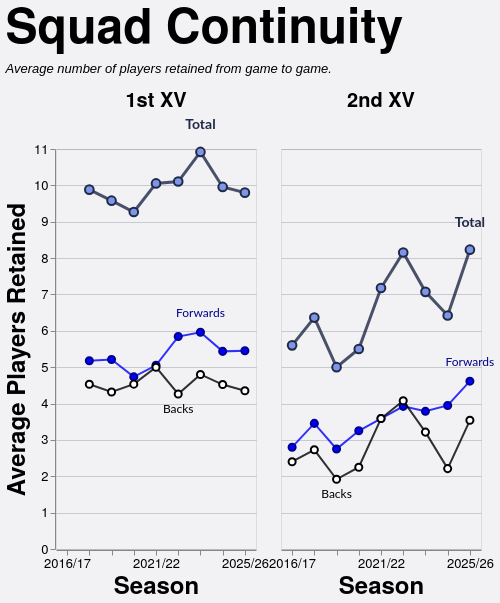

Vega-Lite specification stored for this chart:
### Vega-Lite specification from a JSON file in a GitHub repository (floating-point values rounded to 4 significant figures)
{"config": {"axis": {"labelFont": "PT Sans Narrow, Helvetica Neue, Helvetica, Arial, sans-serif", "titleFont": "PT Sans Narrow, Helvetica Neue, Helvetica, Arial, sans-serif", "labelFontSize": 13, "titleFontSize": 24, "gridColor": "#202947", "gridOpacity": 0.2, "zindex": 1}, "text": {"font": "Lato, sans-serif"}, "bar": {"cornerRadiusEnd": 5}, "header": {"labelFont": "PT Sans Narrow, Helvetica Neue, Helvetica, Arial, sans-serif", "titleFont": "PT Sans Narrow, Helvetica Neue, Helvetica, Arial, sans-serif", "labelFontSize": 24, "titleFontSize": 28, "labelFontWeight": "bold", "orient": "left"}, "legend": {"labelFont": "PT Sans Narrow, Helvetica Neue, Helvetica, Arial, sans-serif", "titleFont": "PT Sans Narrow, Helvetica Neue, Helvetica, Arial, sans-serif", "labelFontSize": 14, "titleFontSize": 16, "titlePadding": 5, "fillColor": "white", "strokeColor": "black", "padding": 10, "titleFontWeight": "lighter", "titleFontStyle": "italic", "titleColor": "gray", "offset": 10}, "title": {"font": "PT Sans Narrow, Helvetica Neue, Helvetica, Arial, sans-serif", "fontSize": 48, "fontWeight": "bold", "anchor": "start", "align": "center", "titlePadding": 20, "subtitlePadding": 10, "subtitleFontSize": 13, "subtitleColor": "", "subtitleFontStyle": "italic", "offset": 15, "color": "black"}, "axisX": {"labelAngle": 0}, "facet": {"title": null, "header": null, "align": {"row": "each", "column": "each"}}, "resolve": {"scale": {"y": "independent", "facet": "independent"}}, "background": "#f2f1f4", "scale": {"offsetBandPaddingOuter": 0.2, "offsetBandPaddingInner": 0.1}}, "data": {"name": "data-b8cb5149147e8accc6ebbcebad6ac0fa"}, "facet": {"column": {"field": "squad", "header": {"labelExpr": "datum.value + ' XV'", "labelFontSize": 20, "labelPadding": 6}, "sort": ["1st", "2nd"], "title": null, "type": "nominal"}}, "spec": {"layer": [{"mark": {"type": "line", "color": "#202946", "opacity": 0.8, "point": {"filled": true, "color": "#7d96e8", "stroke": "#202946", "size": 75, "strokeWidth": 2}, "strokeWidth": 3}, "encoding": {"detail": [{"field": "unit", "type": "nominal"}], "tooltip": [{"field": "season", "title": "Season", "type": "ordinal"}, {"field": "squad", "title": "Squad", "type": "nominal"}, {"field": "unit", "title": "Unit", "type": "nominal"}, {"field": "retained", "format": ".1f", "title": "Avg Retained", "type": "quantitative"}], "x": {"axis": {"labelAngle": 0, "labelOverlap": "parity"}, "field": "season", "sort": "ascending", "title": "Season", "type": "ordinal"}, "y": {"axis": {"tickMinStep": 1}, "field": "retained", "scale": {"zero": true}, "title": "Average Players Retained", "type": "quantitative"}}, "transform": [{"filter": "(datum.unit === 'Total')"}]}, {"mark": {"type": "line", "color": "blue", "opacity": 0.8, "point": {"filled": true, "color": "blue", "stroke": "darkblue", "size": 50, "strokeWidth": 2}, "strokeWidth": 2}, "encoding": {"detail": [{"field": "unit", "type": "nominal"}], "tooltip": [{"field": "season", "title": "Season", "type": "ordinal"}, {"field": "squad", "title": "Squad", "type": "nominal"}, {"field": "unit", "title": "Unit", "type": "nominal"}, {"field": "retained", "format": ".1f", "title": "Avg Retained", "type": "quantitative"}], "x": {"axis": {"labelAngle": 0, "labelOverlap": "parity"}, "field": "season", "sort": "ascending", "title": "Season", "type": "ordinal"}, "y": {"axis": {"tickMinStep": 1}, "field": "retained", "scale": {"zero": true}, "title": "Average Players Retained", "type": "quantitative"}}, "transform": [{"filter": "(datum.unit === 'Forwards')"}]}, {"mark": {"type": "line", "color": "black", "opacity": 0.8, "point": {"filled": true, "color": "white", "stroke": "black", "size": 50, "strokeWidth": 2}, "strokeWidth": 2}, "encoding": {"detail": [{"field": "unit", "type": "nominal"}], "tooltip": [{"field": "season", "title": "Season", "type": "ordinal"}, {"field": "squad", "title": "Squad", "type": "nominal"}, {"field": "unit", "title": "Unit", "type": "nominal"}, {"field": "retained", "format": ".1f", "title": "Avg Retained", "type": "quantitative"}], "x": {"axis": {"labelAngle": 0, "labelOverlap": "parity"}, "field": "season", "sort": "ascending", "title": "Season", "type": "ordinal"}, "y": {"axis": {"tickMinStep": 1}, "field": "retained", "scale": {"zero": true}, "title": "Average Players Retained", "type": "quantitative"}}, "transform": [{"filter": "(datum.unit === 'Backs')"}]}, {"mark": {"type": "text", "align": "center", "baseline": "bottom", "color": "#202946", "dx": 0, "dy": -20, "fontSize": 14, "fontWeight": "bold"}, "encoding": {"detail": [{"field": "unit", "type": "nominal"}], "text": {"value": "Total"}, "tooltip": [{"field": "season", "title": "Season", "type": "ordinal"}, {"field": "squad", "title": "Squad", "type": "nominal"}, {"field": "unit", "title": "Unit", "type": "nominal"}, {"field": "retained", "format": ".1f", "title": "Avg Retained", "type": "quantitative"}], "x": {"field": "season", "type": "ordinal"}, "y": {"field": "retained", "type": "quantitative"}}, "transform": [{"filter": "(datum.unit === 'Total')"}, {"calculate": "toNumber(split(datum.season, '/')[0])", "as": "season_order"}, {"joinaggregate": [{"op": "max", "field": "retained", "as": "max_value"}, {"op": "min", "field": "retained", "as": "min_value"}], "groupby": ["squad"]}, {"filter": "datum.retained > 0"}, {"filter": "datum.retained == datum.max_value"}, {"window": [{"op": "row_number", "field": "", "as": "rank"}], "groupby": ["squad"], "sort": [{"field": "season_order", "order": "descending"}]}, {"filter": "datum.rank == 1"}]}, {"mark": {"type": "text", "align": "center", "baseline": "bottom", "color": "darkblue", "dx": 0, "dy": -12, "fontSize": 12, "fontWeight": "normal"}, "encoding": {"detail": [{"field": "unit", "type": "nominal"}], "text": {"value": "Forwards"}, "tooltip": [{"field": "season", "title": "Season", "type": "ordinal"}, {"field": "squad", "title": "Squad", "type": "nominal"}, {"field": "unit", "title": "Unit", "type": "nominal"}, {"field": "retained", "format": ".1f", "title": "Avg Retained", "type": "quantitative"}], "x": {"field": "season", "type": "ordinal"}, "y": {"field": "retained", "type": "quantitative"}}, "transform": [{"filter": "(datum.unit === 'Forwards')"}, {"calculate": "toNumber(split(datum.season, '/')[0])", "as": "season_order"}, {"joinaggregate": [{"op": "max", "field": "retained", "as": "max_value"}, {"op": "min", "field": "retained", "as": "min_value"}], "groupby": ["squad"]}, {"filter": "datum.retained > 0"}, {"filter": "datum.retained == datum.max_value"}, {"window": [{"op": "row_number", "field": "", "as": "rank"}], "groupby": ["squad"], "sort": [{"field": "season_order", "order": "descending"}]}, {"filter": "datum.rank == 1"}]}, {"mark": {"type": "text", "align": "center", "baseline": "top", "color": "black", "dx": 0, "dy": 10, "fontSize": 12, "fontWeight": "normal"}, "encoding": {"detail": [{"field": "unit", "type": "nominal"}], "text": {"value": "Backs"}, "tooltip": [{"field": "season", "title": "Season", "type": "ordinal"}, {"field": "squad", "title": "Squad", "type": "nominal"}, {"field": "unit", "title": "Unit", "type": "nominal"}, {"field": "retained", "format": ".1f", "title": "Avg Retained", "type": "quantitative"}], "x": {"field": "season", "type": "ordinal"}, "y": {"field": "retained", "type": "quantitative"}}, "transform": [{"filter": "(datum.unit === 'Backs')"}, {"calculate": "toNumber(split(datum.season, '/')[0])", "as": "season_order"}, {"joinaggregate": [{"op": "max", "field": "retained", "as": "max_value"}, {"op": "min", "field": "retained", "as": "min_value"}], "groupby": ["squad"]}, {"filter": "datum.retained > 0"}, {"filter": "datum.retained == datum.min_value"}, {"window": [{"op": "row_number", "field": "", "as": "rank"}], "groupby": ["squad"], "sort": [{"field": "season_order", "order": "descending"}]}, {"filter": "datum.rank == 1"}]}, {"mark": {"type": "point", "color": "#7d96e8", "filled": true, "size": 250, "stroke": "#202946", "strokeWidth": 3}, "encoding": {"detail": [{"field": "unit", "type": "nominal"}], "tooltip": [{"field": "season", "title": "Season", "type": "ordinal"}, {"field": "squad", "title": "Squad", "type": "nominal"}, {"field": "unit", "title": "Unit", "type": "nominal"}, {"field": "retained", "format": ".1f", "title": "Avg Retained", "type": "quantitative"}], "x": {"axis": {"labelAngle": 0, "labelOverlap": "parity"}, "field": "season", "sort": "ascending", "title": "Season", "type": "ordinal"}, "y": {"axis": {"tickMinStep": 1}, "field": "retained", "scale": {"zero": true}, "title": "Average Players Retained", "type": "quantitative"}}, "transform": [{"filter": "datum.unit === 'Total' && datum.isSelected"}]}, {"mark": {"type": "point", "color": "blue", "filled": true, "size": 180, "stroke": "darkblue", "strokeWidth": 3}, "encoding": {"detail": [{"field": "unit", "type": "nominal"}], "tooltip": [{"field": "season", "title": "Season", "type": "ordinal"}, {"field": "squad", "title": "Squad", "type": "nominal"}, {"field": "unit", "title": "Unit", "type": "nominal"}, {"field": "retained", "format": ".1f", "title": "Avg Retained", "type": "quantitative"}], "x": {"axis": {"labelAngle": 0, "labelOverlap": "parity"}, "field": "season", "sort": "ascending", "title": "Season", "type": "ordinal"}, "y": {"axis": {"tickMinStep": 1}, "field": "retained", "scale": {"zero": true}, "title": "Average Players Retained", "type": "quantitative"}}, "transform": [{"filter": "datum.unit === 'Forwards' && datum.isSelected"}]}, {"mark": {"type": "point", "color": "white", "filled": true, "size": 180, "stroke": "black", "strokeWidth": 3}, "encoding": {"detail": [{"field": "unit", "type": "nominal"}], "tooltip": [{"field": "season", "title": "Season", "type": "ordinal"}, {"field": "squad", "title": "Squad", "type": "nominal"}, {"field": "unit", "title": "Unit", "type": "nominal"}, {"field": "retained", "format": ".1f", "title": "Avg Retained", "type": "quantitative"}], "x": {"axis": {"labelAngle": 0, "labelOverlap": "parity"}, "field": "season", "sort": "ascending", "title": "Season", "type": "ordinal"}, "y": {"axis": {"tickMinStep": 1}, "field": "retained", "scale": {"zero": true}, "title": "Average Players Retained", "type": "quantitative"}}, "transform": [{"filter": "datum.unit === 'Backs' && datum.isSelected"}]}], "height": 400, "width": 200}, "spacing": 10, "title": {"text": "Squad Continuity", "subtitle": ["Average number of players retained from game to game."]}, "$schema": "https://vega.github.io/schema/vega-lite/v5.20.1.json", "datasets": {"data-b8cb5149147e8accc6ebbcebad6ac0fa": [{"season": "2017/18", "squad": "1st", "unit": "Total", "retained": 9.882}, {"season": "2017/18", "squad": "1st", "unit": "Forwards", "retained": 5.176}, {"season": "2017/18", "squad": "1st", "unit": "Backs", "retained": 4.529}, {"season": "2018/19", "squad": "1st", "unit": "Total", "retained": 9.579}, {"season": "2018/19", "squad": "1st", "unit": "Forwards", "retained": 5.211}, {"season": "2018/19", "squad": "1st", "unit": "Backs", "retained": 4.316}, {"season": "2019/20", "squad": "1st", "unit": "Total", "retained": 9.267}, {"season": "2019/20", "squad": "1st", "unit": "Forwards", "retained": 4.733}, {"season": "2019/20", "squad": "1st", "unit": "Backs", "retained": 4.533}, {"season": "2021/22", "squad": "1st", "unit": "Total", "retained": 10.05}, {"season": "2021/22", "squad": "1st", "unit": "Forwards", "retained": 5.053}, {"season": "2021/22", "squad": "1st", "unit": "Backs", "retained": 5.0}, {"season": "2022/23", "squad": "1st", "unit": "Total", "retained": 10.11}, {"season": "2022/23", "squad": "1st", "unit": "Forwards", "retained": 5.842}, {"season": "2022/23", "squad": "1st", "unit": "Backs", "retained": 4.263}, {"season": "2023/24", "squad": "1st", "unit": "Total", "retained": 10.92}, {"season": "2023/24", "squad": "1st", "unit": "Forwards", "retained": 5.96}, {"season": "2023/24", "squad": "1st", "unit": "Backs", "retained": 4.8}, {"season": "2024/25", "squad": "1st", "unit": "Total", "retained": 9.957}, {"season": "2024/25", "squad": "1st", "unit": "Forwards", "retained": 5.435}, {"season": "2024/25", "squad": "1st", "unit": "Backs", "retained": 4.522}, {"season": "2025/26", "squad": "1st", "unit": "Total", "retained": 9.8}, {"season": "2025/26", "squad": "1st", "unit": "Forwards", "retained": 5.45}, {"season": "2025/26", "squad": "1st", "unit": "Backs", "retained": 4.35}, {"season": "2016/17", "squad": "2nd", "unit": "Total", "retained": 5.6}, {"season": "2016/17", "squad": "2nd", "unit": "Forwards", "retained": 2.8}, {"season": "2016/17", "squad": "2nd", "unit": "Backs", "retained": 2.4}, {"season": "2017/18", "squad": "2nd", "unit": "Total", "retained": 6.364}, {"season": "2017/18", "squad": "2nd", "unit": "Forwards", "retained": 3.455}, {"season": "2017/18", "squad": "2nd", "unit": "Backs", "retained": 2.727}, {"season": "2018/19", "squad": "2nd", "unit": "Total", "retained": 5.0}, {"season": "2018/19", "squad": "2nd", "unit": "Forwards", "retained": 2.75}, {"season": "2018/19", "squad": "2nd", "unit": "Backs", "retained": 1.917}, {"season": "2019/20", "squad": "2nd", "unit": "Total", "retained": 5.5}, {"season": "2019/20", "squad": "2nd", "unit": "Forwards", "retained": 3.25}, {"season": "2019/20", "squad": "2nd", "unit": "Backs", "retained": 2.25}, {"season": "2021/22", "squad": "2nd", "unit": "Total", "retained": 7.176}, {"season": "2021/22", "squad": "2nd", "unit": "Forwards", "retained": 3.588}, {"season": "2021/22", "squad": "2nd", "unit": "Backs", "retained": 3.588}, {"season": "2022/23", "squad": "2nd", "unit": "Total", "retained": 8.154}, {"season": "2022/23", "squad": "2nd", "unit": "Forwards", "retained": 3.923}, {"season": "2022/23", "squad": "2nd", "unit": "Backs", "retained": 4.077}, {"season": "2023/24", "squad": "2nd", "unit": "Total", "retained": 7.071}, {"season": "2023/24", "squad": "2nd", "unit": "Forwards", "retained": 3.786}, {"season": "2023/24", "squad": "2nd", "unit": "Backs", "retained": 3.214}, {"season": "2024/25", "squad": "2nd", "unit": "Total", "retained": 6.421}, {"season": "2024/25", "squad": "2nd", "unit": "Forwards", "retained": 3.947}, {"season": "2024/25", "squad": "2nd", "unit": "Backs", "retained": 2.211}, {"season": "2025/26", "squad": "2nd", "unit": "Total", "retained": 8.231}, {"season": "2025/26", "squad": "2nd", "unit": "Forwards", "retained": 4.615}, {"season": "2025/26", "squad": "2nd", "unit": "Backs", "retained": 3.538}]}}
